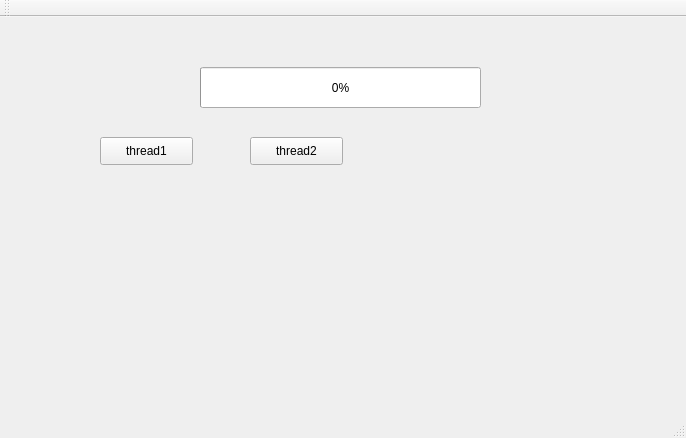
<?xml version="1.0" encoding="UTF-8"?>
<ui version="4.0">
 <class>MainWindow</class>
 <widget class="QMainWindow" name="MainWindow">
  <property name="geometry">
   <rect>
    <x>0</x>
    <y>0</y>
    <width>686</width>
    <height>438</height>
   </rect>
  </property>
  <property name="windowTitle">
   <string>MainWindow</string>
  </property>
  <widget class="QWidget" name="centralWidget">
   <widget class="QPushButton" name="pushButton">
    <property name="geometry">
     <rect>
      <x>100</x>
      <y>120</y>
      <width>93</width>
      <height>28</height>
     </rect>
    </property>
    <property name="text">
     <string>thread1</string>
    </property>
   </widget>
   <widget class="QPushButton" name="pushButton_2">
    <property name="geometry">
     <rect>
      <x>250</x>
      <y>120</y>
      <width>93</width>
      <height>28</height>
     </rect>
    </property>
    <property name="text">
     <string>thread2</string>
    </property>
   </widget>
   <widget class="QProgressBar" name="progressBar">
    <property name="geometry">
     <rect>
      <x>200</x>
      <y>50</y>
      <width>281</width>
      <height>41</height>
     </rect>
    </property>
    <property name="maximum">
     <number>19</number>
    </property>
    <property name="value">
     <number>0</number>
    </property>
   </widget>
  </widget>
  <widget class="QMenuBar" name="menuBar">
   <property name="geometry">
    <rect>
     <x>0</x>
     <y>0</y>
     <width>686</width>
     <height>26</height>
    </rect>
   </property>
  </widget>
  <widget class="QToolBar" name="mainToolBar">
   <attribute name="toolBarArea">
    <enum>TopToolBarArea</enum>
   </attribute>
   <attribute name="toolBarBreak">
    <bool>false</bool>
   </attribute>
  </widget>
  <widget class="QStatusBar" name="statusBar"/>
 </widget>
 <layoutdefault spacing="6" margin="11"/>
 <resources/>
 <connections/>
</ui>
